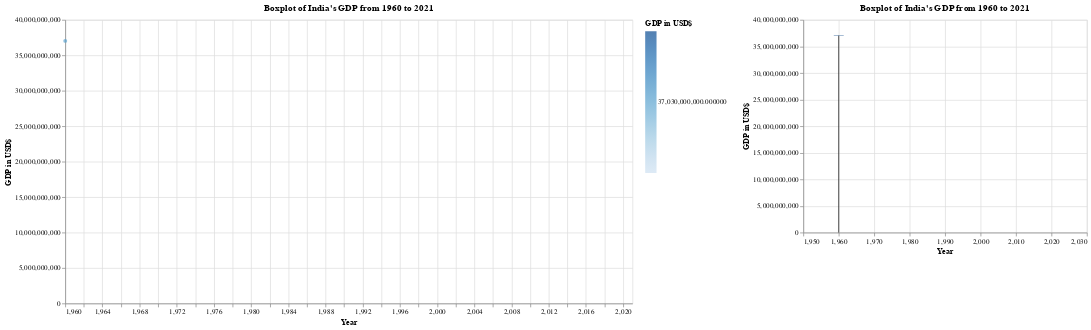

Write notebook code for a chart like this one.
### Markdown cell above
# Boxplot of India's GDP from 1960 to 2021 With Slider

### Code cell
year_slider = alt.binding_range(min=1960, max=2021, step=1, name='Year:')
year_select = alt.selection_single(name="year", fields=['Year'], bind=year_slider, init={'Year': 1960})

chart_3 = alt.Chart(india_df).mark_boxplot(extent='min-max').encode(
    x=alt.X('Year', title='Year', scale=alt.Scale(domain=(1960, 2025))),
    y=alt.Y('GDP in USD$', title='GDP in USD$')
).properties(
    title='Boxplot of India\'s GDP from 1960 to 2021'
).add_selection(
    year_select
).transform_filter(
    year_select
)

scatter = alt.Chart(india_df).mark_circle().encode(
    x=alt.X('Year', title='Year', scale=alt.Scale(domain=(1960, 2021))),
    y=alt.Y('GDP in USD$', title='GDP in USD$'),
    color=alt.condition(year_select, 'GDP in USD$', alt.value('lightgray')),
    tooltip=[alt.Tooltip('Year', title='Year'), alt.Tooltip('GDP in USD$', title='GDP in USD$')]
).properties(
    width=800,
    height=400,
    title=chart_3.title
).add_selection(
    year_select
).transform_filter(
    year_select
)

chart_3 = chart_3 + alt.Chart(india_df).mark_rule().encode(
    x='Year',
    y='median(GDP in USD$)'
).transform_filter(
    year_select
).properties(
    title=chart_3.title
)

chart_3 = (scatter | chart_3).resolve_scale(color='independent')

chart_3

### Figure 1 — Vega-Lite specification as saved in the notebook (floating-point values rounded to 4 significant figures)
{"config": {"view": {"continuousWidth": 400, "continuousHeight": 300}}, "hconcat": [{"mark": "circle", "encoding": {"color": {"condition": {"field": "GDP in USD$", "type": "quantitative", "selection": "year"}, "value": "lightgray"}, "tooltip": [{"field": "Year", "title": "Year", "type": "quantitative"}, {"field": "GDP in USD$", "title": "GDP in USD$", "type": "quantitative"}], "x": {"field": "Year", "scale": {"domain": [1960, 2021]}, "title": "Year", "type": "quantitative"}, "y": {"field": "GDP in USD$", "title": "GDP in USD$", "type": "quantitative"}}, "height": 400, "selection": {"year": {"type": "single", "fields": ["Year"], "bind": {"input": "range", "max": 2021, "min": 1960, "name": "Year:", "step": 1}, "init": {"Year": 1960}}}, "title": "Boxplot of India's GDP from 1960 to 2021", "transform": [{"filter": {"selection": "year"}}], "width": 800}, {"layer": [{"mark": {"type": "boxplot", "extent": "min-max"}, "encoding": {"x": {"field": "Year", "scale": {"domain": [1960, 2025]}, "title": "Year", "type": "quantitative"}, "y": {"field": "GDP in USD$", "title": "GDP in USD$", "type": "quantitative"}}, "selection": {"year": {"type": "single", "fields": ["Year"], "bind": {"input": "range", "max": 2021, "min": 1960, "name": "Year:", "step": 1}, "init": {"Year": 1960}}}, "title": "Boxplot of India's GDP from 1960 to 2021", "transform": [{"filter": {"selection": "year"}}]}, {"mark": "rule", "encoding": {"x": {"field": "Year", "type": "quantitative"}, "y": {"aggregate": "median", "field": "GDP in USD$", "type": "quantitative"}}, "title": "Boxplot of India's GDP from 1960 to 2021", "transform": [{"filter": {"selection": "year"}}]}]}], "data": {"name": "data-3ca48578e6010686f7a5389bdf8a7db6"}, "resolve": {"scale": {"color": "independent"}}, "$schema": "https://vega.github.io/schema/vega-lite/v4.17.0.json", "datasets": {"data-3ca48578e6010686f7a5389bdf8a7db6": [{"Unnamed: 0": 0, "Year": 2021, "GDP in USD$": 3173000000000.0, "GDP in (Billion) $": 3173.0, "Per Capita in USD": 2207.0, "Per Capita in rupees": 182160, "Growth %": 8.95}, {"Unnamed: 0": 1, "Year": 2020, "GDP in USD$": 2668000000000.0, "GDP in (Billion) $": 2668.0, "Per Capita in USD": 1874.0, "Per Capita in rupees": 154640, "Growth %": -6.6}, {"Unnamed: 0": 2, "Year": 2019, "GDP in USD$": 2832000000000.0, "GDP in (Billion) $": 2832.0, "Per Capita in USD": 2008.0, "Per Capita in rupees": 165760, "Growth %": 3.74}, {"Unnamed: 0": 3, "Year": 2018, "GDP in USD$": 2703000000000.0, "GDP in (Billion) $": 2703.0, "Per Capita in USD": 1937.0, "Per Capita in rupees": 159840, "Growth %": 6.45}, {"Unnamed: 0": 4, "Year": 2017, "GDP in USD$": 2651000000000.0, "GDP in (Billion) $": 2651.0, "Per Capita in USD": 1920.0, "Per Capita in rupees": 158480, "Growth %": 6.8}, {"Unnamed: 0": 5, "Year": 2016, "GDP in USD$": 2295000000000.0, "GDP in (Billion) $": 2295.0, "Per Capita in USD": 1680.0, "Per Capita in rupees": 138640, "Growth %": 8.26}, {"Unnamed: 0": 6, "Year": 2015, "GDP in USD$": 2104000000000.0, "GDP in (Billion) $": 2104.0, "Per Capita in USD": 1557.0, "Per Capita in rupees": 128480, "Growth %": 8.0}, {"Unnamed: 0": 7, "Year": 2014, "GDP in USD$": 2039000000000.0, "GDP in (Billion) $": 2039.0, "Per Capita in USD": 1526.0, "Per Capita in rupees": 125920, "Growth %": 7.41}, {"Unnamed: 0": 8, "Year": 2013, "GDP in USD$": 1857000000000.0, "GDP in (Billion) $": 1857.0, "Per Capita in USD": 1406.0, "Per Capita in rupees": 116000, "Growth %": 6.39}, {"Unnamed: 0": 9, "Year": 2012, "GDP in USD$": 1828000000000.0, "GDP in (Billion) $": 1828.0, "Per Capita in USD": 1400.0, "Per Capita in rupees": 115520, "Growth %": 5.46}, {"Unnamed: 0": 10, "Year": 2011, "GDP in USD$": 1823000000000.0, "GDP in (Billion) $": 1823.0, "Per Capita in USD": 1413.0, "Per Capita in rupees": 116640, "Growth %": 5.24}, {"Unnamed: 0": 11, "Year": 2010, "GDP in USD$": 1676000000000.0, "GDP in (Billion) $": 1676.0, "Per Capita in USD": 1316.0, "Per Capita in rupees": 108640, "Growth %": 8.5}, {"Unnamed: 0": 12, "Year": 2009, "GDP in USD$": 1342000000000.0, "GDP in (Billion) $": 1342.0, "Per Capita in USD": 1068.0, "Per Capita in rupees": 88160, "Growth %": 7.86}, {"Unnamed: 0": 13, "Year": 2008, "GDP in USD$": 1199000000000.0, "GDP in (Billion) $": 1199.0, "Per Capita in USD": 968.4, "Per Capita in rupees": 79920, "Growth %": 3.09}, {"Unnamed: 0": 14, "Year": 2007, "GDP in USD$": 1217000000000.0, "GDP in (Billion) $": 1217.0, "Per Capita in USD": 996.5, "Per Capita in rupees": 82240, "Growth %": 7.66}, {"Unnamed: 0": 15, "Year": 2006, "GDP in USD$": 940300000000.0, "GDP in (Billion) $": 940.3, "Per Capita in USD": 782.3, "Per Capita in rupees": 64560, "Growth %": 8.06}, {"Unnamed: 0": 16, "Year": 2005, "GDP in USD$": 820400000000.0, "GDP in (Billion) $": 820.4, "Per Capita in USD": 693.1, "Per Capita in rupees": 57200, "Growth %": 7.92}, {"Unnamed: 0": 17, "Year": 2004, "GDP in USD$": 709200000000.0, "GDP in (Billion) $": 709.1, "Per Capita in USD": 608.7, "Per Capita in rupees": 50240, "Growth %": 7.92}, {"Unnamed: 0": 18, "Year": 2003, "GDP in USD$": 607700000000.0, "GDP in (Billion) $": 607.7, "Per Capita in USD": 530.2, "Per Capita in rupees": 43760, "Growth %": 7.86}, {"Unnamed: 0": 19, "Year": 2002, "GDP in USD$": 514900000000.0, "GDP in (Billion) $": 514.9, "Per Capita in USD": 456.6, "Per Capita in rupees": 37680, "Growth %": 3.8}, {"Unnamed: 0": 20, "Year": 2001, "GDP in USD$": 485400000000.0, "GDP in (Billion) $": 485.4, "Per Capita in USD": 438.1, "Per Capita in rupees": 36160, "Growth %": 4.82}, {"Unnamed: 0": 21, "Year": 2000, "GDP in USD$": 468400000000.0, "GDP in (Billion) $": 468.4, "Per Capita in USD": 429.4, "Per Capita in rupees": 35440, "Growth %": 3.84}, {"Unnamed: 0": 22, "Year": 1999, "GDP in USD$": 458800000000.0, "GDP in (Billion) $": 458.8, "Per Capita in USD": 428.5, "Per Capita in rupees": 35360, "Growth %": 8.85}, {"Unnamed: 0": 23, "Year": 1998, "GDP in USD$": 421400000000.0, "GDP in (Billion) $": 421.4, "Per Capita in USD": 400.3, "Per Capita in rupees": 33040, "Growth %": 6.18}, {"Unnamed: 0": 24, "Year": 1997, "GDP in USD$": 415900000000.0, "GDP in (Billion) $": 415.9, "Per Capita in USD": 402.3, "Per Capita in rupees": 33200, "Growth %": 4.05}, {"Unnamed: 0": 25, "Year": 1996, "GDP in USD$": 392900000000.0, "GDP in (Billion) $": 392.9, "Per Capita in USD": 387.7, "Per Capita in rupees": 32000, "Growth %": 7.55}, {"Unnamed: 0": 26, "Year": 1995, "GDP in USD$": 360300000000.0, "GDP in (Billion) $": 360.3, "Per Capita in USD": 362.5, "Per Capita in rupees": 29920, "Growth %": 7.57}, {"Unnamed: 0": 27, "Year": 1994, "GDP in USD$": 327300000000.0, "GDP in (Billion) $": 327.3, "Per Capita in USD": 335.4, "Per Capita in rupees": 27680, "Growth %": 6.66}, {"Unnamed: 0": 28, "Year": 1993, "GDP in USD$": 279300000000.0, "GDP in (Billion) $": 279.3, "Per Capita in USD": 291.8, "Per Capita in rupees": 24080, "Growth %": 4.75}, {"Unnamed: 0": 29, "Year": 1992, "GDP in USD$": 288200000000.0, "GDP in (Billion) $": 288.2, "Per Capita in USD": 307.3, "Per Capita in rupees": 25360, "Growth %": 5.48}, {"Unnamed: 0": 30, "Year": 1991, "GDP in USD$": 270100000000.0, "GDP in (Billion) $": 270.1, "Per Capita in USD": 293.7, "Per Capita in rupees": 24240, "Growth %": 1.06}, {"Unnamed: 0": 31, "Year": 1990, "GDP in USD$": 321000000000.0, "GDP in (Billion) $": 321.0, "Per Capita in USD": 356.7, "Per Capita in rupees": 29440, "Growth %": 5.53}, {"Unnamed: 0": 32, "Year": 1989, "GDP in USD$": 296000000000.0, "GDP in (Billion) $": 296.0, "Per Capita in USD": 335.4, "Per Capita in rupees": 27680, "Growth %": 5.95}, {"Unnamed: 0": 33, "Year": 1988, "GDP in USD$": 296600000000.0, "GDP in (Billion) $": 296.6, "Per Capita in USD": 343.1, "Per Capita in rupees": 28320, "Growth %": 9.63}, {"Unnamed: 0": 34, "Year": 1987, "GDP in USD$": 279000000000.0, "GDP in (Billion) $": 279.0, "Per Capita in USD": 329.6, "Per Capita in rupees": 27200, "Growth %": 3.97}, {"Unnamed: 0": 35, "Year": 1986, "GDP in USD$": 249000000000.0, "GDP in (Billion) $": 249.0, "Per Capita in USD": 300.5, "Per Capita in rupees": 24800, "Growth %": 4.78}, {"Unnamed: 0": 36, "Year": 1985, "GDP in USD$": 232500000000.0, "GDP in (Billion) $": 232.5, "Per Capita in USD": 286.9, "Per Capita in rupees": 23680, "Growth %": 5.25}, {"Unnamed: 0": 37, "Year": 1984, "GDP in USD$": 212200000000.0, "GDP in (Billion) $": 212.2, "Per Capita in USD": 268.5, "Per Capita in rupees": 22160, "Growth %": 3.82}, {"Unnamed: 0": 38, "Year": 1983, "GDP in USD$": 218300000000.0, "GDP in (Billion) $": 218.3, "Per Capita in USD": 282.1, "Per Capita in rupees": 23280, "Growth %": 7.29}, {"Unnamed: 0": 39, "Year": 1982, "GDP in USD$": 200700000000.0, "GDP in (Billion) $": 200.7, "Per Capita in USD": 265.6, "Per Capita in rupees": 21920, "Growth %": 3.48}, {"Unnamed: 0": 40, "Year": 1981, "GDP in USD$": 193500000000.0, "GDP in (Billion) $": 193.5, "Per Capita in USD": 261.7, "Per Capita in rupees": 21600, "Growth %": 6.01}, {"Unnamed: 0": 41, "Year": 1980, "GDP in USD$": 186300000000.0, "GDP in (Billion) $": 186.3, "Per Capita in USD": 258.8, "Per Capita in rupees": 21360, "Growth %": 6.74}, {"Unnamed: 0": 42, "Year": 1979, "GDP in USD$": 153000000000.0, "GDP in (Billion) $": 153.0, "Per Capita in USD": 217.1, "Per Capita in rupees": 17920, "Growth %": -5.24}, {"Unnamed: 0": 43, "Year": 1978, "GDP in USD$": 137300000000.0, "GDP in (Billion) $": 137.3, "Per Capita in USD": 199.7, "Per Capita in rupees": 16480, "Growth %": 5.71}, {"Unnamed: 0": 44, "Year": 1977, "GDP in USD$": 121500000000.0, "GDP in (Billion) $": 121.5, "Per Capita in USD": 180.3, "Per Capita in rupees": 14880, "Growth %": 7.25}, {"Unnamed: 0": 45, "Year": 1976, "GDP in USD$": 102700000000.0, "GDP in (Billion) $": 102.7, "Per Capita in USD": 156.1, "Per Capita in rupees": 12880, "Growth %": 1.66}, {"Unnamed: 0": 46, "Year": 1975, "GDP in USD$": 98470000000.0, "GDP in (Billion) $": 98.47, "Per Capita in USD": 153.2, "Per Capita in rupees": 12640, "Growth %": 9.15}, {"Unnamed: 0": 47, "Year": 1974, "GDP in USD$": 99530000000.0, "GDP in (Billion) $": 99.53, "Per Capita in USD": 158.0, "Per Capita in rupees": 13040, "Growth %": 1.19}, {"Unnamed: 0": 48, "Year": 1973, "GDP in USD$": 85520000000.0, "GDP in (Billion) $": 85.52, "Per Capita in USD": 139.6, "Per Capita in rupees": 11520, "Growth %": 3.3}, {"Unnamed: 0": 49, "Year": 1972, "GDP in USD$": 71460000000.0, "GDP in (Billion) $": 71.46, "Per Capita in USD": 119.2, "Per Capita in rupees": 9840, "Growth %": -0.55}, {"Unnamed: 0": 50, "Year": 1971, "GDP in USD$": 67350000000.0, "GDP in (Billion) $": 67.35, "Per Capita in USD": 115.4, "Per Capita in rupees": 9520, "Growth %": 1.64}, {"Unnamed: 0": 51, "Year": 1970, "GDP in USD$": 62420000000.0, "GDP in (Billion) $": 62.42, "Per Capita in USD": 108.6, "Per Capita in rupees": 8960, "Growth %": 5.16}, {"Unnamed: 0": 52, "Year": 1969, "GDP in USD$": 58450000000.0, "GDP in (Billion) $": 58.45, "Per Capita in USD": 104.7, "Per Capita in rupees": 8640, "Growth %": 6.54}, {"Unnamed: 0": 53, "Year": 1968, "GDP in USD$": 53090000000.0, "GDP in (Billion) $": 53.09, "Per Capita in USD": 96.93, "Per Capita in rupees": 8000, "Growth %": 3.39}, {"Unnamed: 0": 54, "Year": 1967, "GDP in USD$": 50130000000.0, "GDP in (Billion) $": 50.13, "Per Capita in USD": 93.06, "Per Capita in rupees": 7680, "Growth %": 7.83}, {"Unnamed: 0": 55, "Year": 1966, "GDP in USD$": 45870000000.0, "GDP in (Billion) $": 45.87, "Per Capita in USD": 87.24, "Per Capita in rupees": 7200, "Growth %": -0.06}, {"Unnamed: 0": 56, "Year": 1965, "GDP in USD$": 59550000000.0, "GDP in (Billion) $": 59.55, "Per Capita in USD": 115.4, "Per Capita in rupees": 9520, "Growth %": -2.64}, {"Unnamed: 0": 57, "Year": 1964, "GDP in USD$": 56480000000.0, "GDP in (Billion) $": 56.48, "Per Capita in USD": 112.4, "Per Capita in rupees": 9280, "Growth %": 7.45}, {"Unnamed: 0": 58, "Year": 1963, "GDP in USD$": 48420000000.0, "GDP in (Billion) $": 48.42, "Per Capita in USD": 97.9, "Per Capita in rupees": 8080, "Growth %": 5.99}, {"Unnamed: 0": 59, "Year": 1962, "GDP in USD$": 42160000000.0, "GDP in (Billion) $": 42.16, "Per Capita in USD": 87.24, "Per Capita in rupees": 7200, "Growth %": 2.93}, {"Unnamed: 0": 60, "Year": 1961, "GDP in USD$": 39230000000.0, "GDP in (Billion) $": 39.23, "Per Capita in USD": 82.39, "Per Capita in rupees": 6800, "Growth %": 3.72}, {"Unnamed: 0": 61, "Year": 1960, "GDP in USD$": 37030000000.0, "GDP in (Billion) $": 37.03, "Per Capita in USD": 79.49, "Per Capita in rupees": 6560, "Growth %": 0.0}]}}
